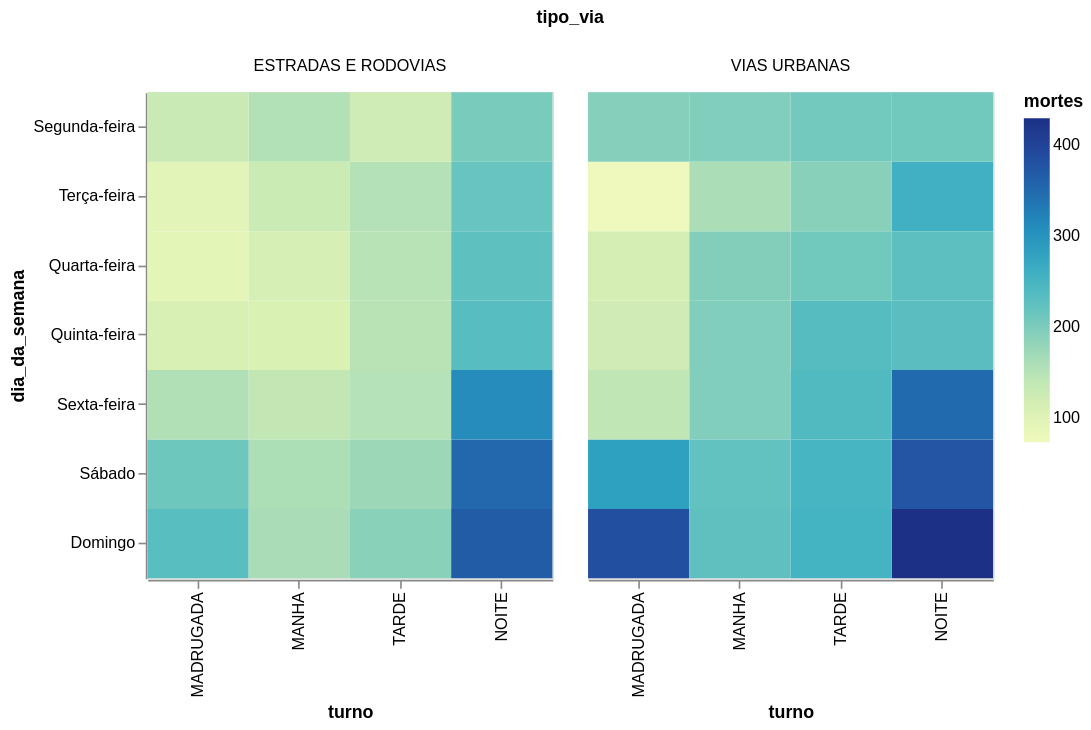

Notebook source saved alongside this figure:
### Code cell
sinistros.filter(pl.col('tipo_via') != 'NAO DISPONIVEL') \
    .filter(pl.col('turno') != ND) \
    .filter(pl.col('acidente_fatal') == 'SIM') \
    .group_by('dia_da_semana', 'tipo_via', 'turno').agg(pl.sum('qtd_gravidade_fatal').alias('mortes')) \
    .plot.rect(x=alt.X(**get_col_order('turno')), color='mortes', y=alt.Y(**get_col_order('dia_da_semana')), column='tipo_via').properties(height=300, width=250)

### Figure 1 — Vega-Lite specification as saved in the notebook (floating-point values rounded to 4 significant figures)
{"config": {"view": {"continuousWidth": 300, "continuousHeight": 300}}, "data": {"name": "data-da6f0db9aa0456d20462de83acbe161c"}, "mark": {"type": "rect", "tooltip": true}, "encoding": {"color": {"field": "mortes", "type": "quantitative"}, "column": {"field": "tipo_via", "type": "nominal"}, "x": {"field": "turno", "sort": ["MADRUGADA", "MANHA", "TARDE", "NOITE"]}, "y": {"field": "dia_da_semana", "sort": ["Segunda-feira", "Terça-feira", "Quarta-feira", "Quinta-feira", "Sexta-feira", "Sábado", "Domingo"]}}, "height": 300, "params": [{"name": "param_1e9efca18e7a2868", "select": {"type": "interval", "encodings": ["x", "y"]}, "bind": "scales"}], "width": 250, "$schema": "https://vega.github.io/schema/vega-lite/v6.4.1.json", "datasets": {"data-da6f0db9aa0456d20462de83acbe161c": [{"dia_da_semana": "Domingo", "tipo_via": "ESTRADAS E RODOVIAS", "turno": "MADRUGADA", "mortes": 232}, {"dia_da_semana": "Domingo", "tipo_via": "ESTRADAS E RODOVIAS", "turno": "MANHA", "mortes": 162}, {"dia_da_semana": "Domingo", "tipo_via": "ESTRADAS E RODOVIAS", "turno": "TARDE", "mortes": 189}, {"dia_da_semana": "Quarta-feira", "tipo_via": "ESTRADAS E RODOVIAS", "turno": "TARDE", "mortes": 150}, {"dia_da_semana": "Sexta-feira", "tipo_via": "ESTRADAS E RODOVIAS", "turno": "MANHA", "mortes": 139}, {"dia_da_semana": "Quarta-feira", "tipo_via": "VIAS URBANAS", "turno": "TARDE", "mortes": 210}, {"dia_da_semana": "Sábado", "tipo_via": "VIAS URBANAS", "turno": "MADRUGADA", "mortes": 283}, {"dia_da_semana": "Sexta-feira", "tipo_via": "VIAS URBANAS", "turno": "MANHA", "mortes": 197}, {"dia_da_semana": "Segunda-feira", "tipo_via": "ESTRADAS E RODOVIAS", "turno": "NOITE", "mortes": 203}, {"dia_da_semana": "Sexta-feira", "tipo_via": "ESTRADAS E RODOVIAS", "turno": "TARDE", "mortes": 152}, {"dia_da_semana": "Sábado", "tipo_via": "ESTRADAS E RODOVIAS", "turno": "MANHA", "mortes": 159}, {"dia_da_semana": "Sábado", "tipo_via": "VIAS URBANAS", "turno": "NOITE", "mortes": 377}, {"dia_da_semana": "Terça-feira", "tipo_via": "ESTRADAS E RODOVIAS", "turno": "NOITE", "mortes": 218}, {"dia_da_semana": "Quinta-feira", "tipo_via": "VIAS URBANAS", "turno": "TARDE", "mortes": 235}, {"dia_da_semana": "Quarta-feira", "tipo_via": "ESTRADAS E RODOVIAS", "turno": "MADRUGADA", "mortes": 93}, {"dia_da_semana": "Terça-feira", "tipo_via": "ESTRADAS E RODOVIAS", "turno": "TARDE", "mortes": 153}, {"dia_da_semana": "Sábado", "tipo_via": "ESTRADAS E RODOVIAS", "turno": "NOITE", "mortes": 353}, {"dia_da_semana": "Domingo", "tipo_via": "VIAS URBANAS", "turno": "MADRUGADA", "mortes": 384}, {"dia_da_semana": "Terça-feira", "tipo_via": "VIAS URBANAS", "turno": "NOITE", "mortes": 258}, {"dia_da_semana": "Segunda-feira", "tipo_via": "VIAS URBANAS", "turno": "TARDE", "mortes": 208}, {"dia_da_semana": "Quinta-feira", "tipo_via": "VIAS URBANAS", "turno": "MADRUGADA", "mortes": 123}, {"dia_da_semana": "Domingo", "tipo_via": "ESTRADAS E RODOVIAS", "turno": "NOITE", "mortes": 368}, {"dia_da_semana": "Sexta-feira", "tipo_via": "VIAS URBANAS", "turno": "NOITE", "mortes": 351}, {"dia_da_semana": "Quarta-feira", "tipo_via": "VIAS URBANAS", "turno": "MADRUGADA", "mortes": 118}, {"dia_da_semana": "Quarta-feira", "tipo_via": "ESTRADAS E RODOVIAS", "turno": "MANHA", "mortes": 116}, {"dia_da_semana": "Terça-feira", "tipo_via": "VIAS URBANAS", "turno": "MADRUGADA", "mortes": 74}, {"dia_da_semana": "Terça-feira", "tipo_via": "VIAS URBANAS", "turno": "TARDE", "mortes": 191}, {"dia_da_semana": "Terça-feira", "tipo_via": "ESTRADAS E RODOVIAS", "turno": "MADRUGADA", "mortes": 98}, {"dia_da_semana": "Sexta-feira", "tipo_via": "VIAS URBANAS", "turno": "MADRUGADA", "mortes": 141}, {"dia_da_semana": "Sexta-feira", "tipo_via": "ESTRADAS E RODOVIAS", "turno": "NOITE", "mortes": 311}, {"dia_da_semana": "Quarta-feira", "tipo_via": "VIAS URBANAS", "turno": "NOITE", "mortes": 228}, {"dia_da_semana": "Quinta-feira", "tipo_via": "ESTRADAS E RODOVIAS", "turno": "MADRUGADA", "mortes": 112}, {"dia_da_semana": "Quinta-feira", "tipo_via": "ESTRADAS E RODOVIAS", "turno": "MANHA", "mortes": 111}, {"dia_da_semana": "Segunda-feira", "tipo_via": "VIAS URBANAS", "turno": "MANHA", "mortes": 197}, {"dia_da_semana": "Domingo", "tipo_via": "VIAS URBANAS", "turno": "NOITE", "mortes": 430}, {"dia_da_semana": "Segunda-feira", "tipo_via": "ESTRADAS E RODOVIAS", "turno": "MANHA", "mortes": 155}, {"dia_da_semana": "Quinta-feira", "tipo_via": "ESTRADAS E RODOVIAS", "turno": "TARDE", "mortes": 149}, {"dia_da_semana": "Quarta-feira", "tipo_via": "VIAS URBANAS", "turno": "MANHA", "mortes": 196}, {"dia_da_semana": "Segunda-feira", "tipo_via": "VIAS URBANAS", "turno": "NOITE", "mortes": 210}, {"dia_da_semana": "Domingo", "tipo_via": "VIAS URBANAS", "turno": "MANHA", "mortes": 226}, {"dia_da_semana": "Sábado", "tipo_via": "VIAS URBANAS", "turno": "TARDE", "mortes": 249}, {"dia_da_semana": "Sábado", "tipo_via": "VIAS URBANAS", "turno": "MANHA", "mortes": 223}, {"dia_da_semana": "Sexta-feira", "tipo_via": "VIAS URBANAS", "turno": "TARDE", "mortes": 240}, {"dia_da_semana": "Quarta-feira", "tipo_via": "ESTRADAS E RODOVIAS", "turno": "NOITE", "mortes": 227}, {"dia_da_semana": "Quinta-feira", "tipo_via": "ESTRADAS E RODOVIAS", "turno": "NOITE", "mortes": 234}, {"dia_da_semana": "Terça-feira", "tipo_via": "VIAS URBANAS", "turno": "MANHA", "mortes": 161}, {"dia_da_semana": "Sábado", "tipo_via": "ESTRADAS E RODOVIAS", "turno": "MADRUGADA", "mortes": 212}, {"dia_da_semana": "Segunda-feira", "tipo_via": "ESTRADAS E RODOVIAS", "turno": "TARDE", "mortes": 124}, {"dia_da_semana": "Quinta-feira", "tipo_via": "VIAS URBANAS", "turno": "NOITE", "mortes": 231}, {"dia_da_semana": "Quinta-feira", "tipo_via": "VIAS URBANAS", "turno": "MANHA", "mortes": 197}, {"dia_da_semana": "Sábado", "tipo_via": "ESTRADAS E RODOVIAS", "turno": "TARDE", "mortes": 174}, {"dia_da_semana": "Domingo", "tipo_via": "VIAS URBANAS", "turno": "TARDE", "mortes": 253}, {"dia_da_semana": "Terça-feira", "tipo_via": "ESTRADAS E RODOVIAS", "turno": "MANHA", "mortes": 128}, {"dia_da_semana": "Segunda-feira", "tipo_via": "VIAS URBANAS", "turno": "MADRUGADA", "mortes": 192}, {"dia_da_semana": "Segunda-feira", "tipo_via": "ESTRADAS E RODOVIAS", "turno": "MADRUGADA", "mortes": 131}, {"dia_da_semana": "Sexta-feira", "tipo_via": "ESTRADAS E RODOVIAS", "turno": "MADRUGADA", "mortes": 156}]}}
